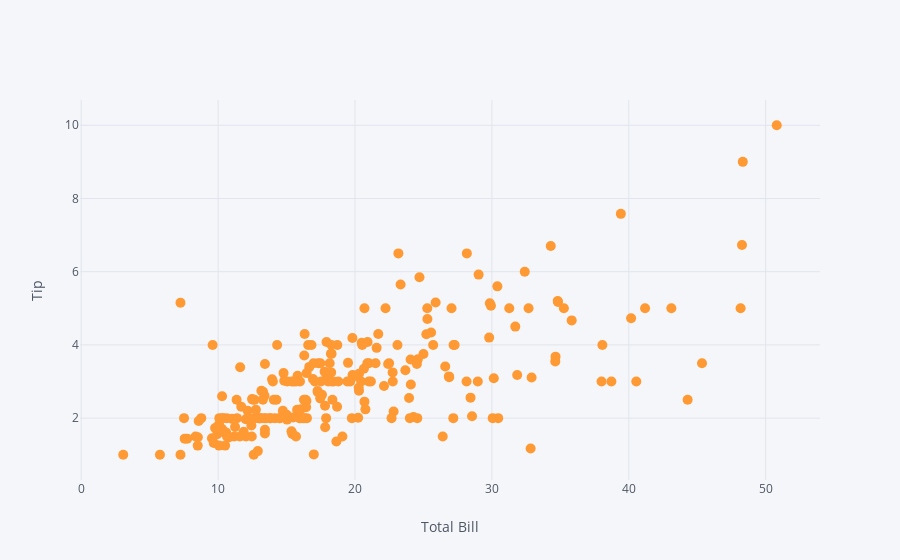

This figure's notebook cell:
### Code cell
# observe upward trend: as Total Bill increases Tip increases
df.iplot(kind='scatter',x='total_bill',y='tip',mode='markers',size=10,xTitle='Total Bill',yTitle='Tip')

### Figure 1 — Plotly figure (JSON) as saved in the notebook; plotly's stock layout.template omitted (floating-point values rounded to 4 significant figures; data arrays with more than 128 entries replaced by an {"elided": "..."} marker saying what was removed)
{"data": [{"line": {"color": "rgba(255, 153, 51, 1.0)", "dash": "solid", "width": 1.3}, "marker": {"size": 10, "symbol": "dot"}, "mode": "markers", "name": "tip", "text": "", "type": "scatter", "x": {"elided": "244 float values"}, "y": {"elided": "244 float values"}}], "layout": {"legend": {"bgcolor": "#F5F6F9", "font": {"color": "#4D5663"}}, "paper_bgcolor": "#F5F6F9", "plot_bgcolor": "#F5F6F9", "titlefont": {"color": "#4D5663"}, "xaxis1": {"gridcolor": "#E1E5ED", "showgrid": true, "tickfont": {"color": "#4D5663"}, "title": "Total Bill", "titlefont": {"color": "#4D5663"}, "zerolinecolor": "#E1E5ED"}, "yaxis1": {"gridcolor": "#E1E5ED", "showgrid": true, "tickfont": {"color": "#4D5663"}, "title": "Tip", "titlefont": {"color": "#4D5663"}, "zerolinecolor": "#E1E5ED"}}}
